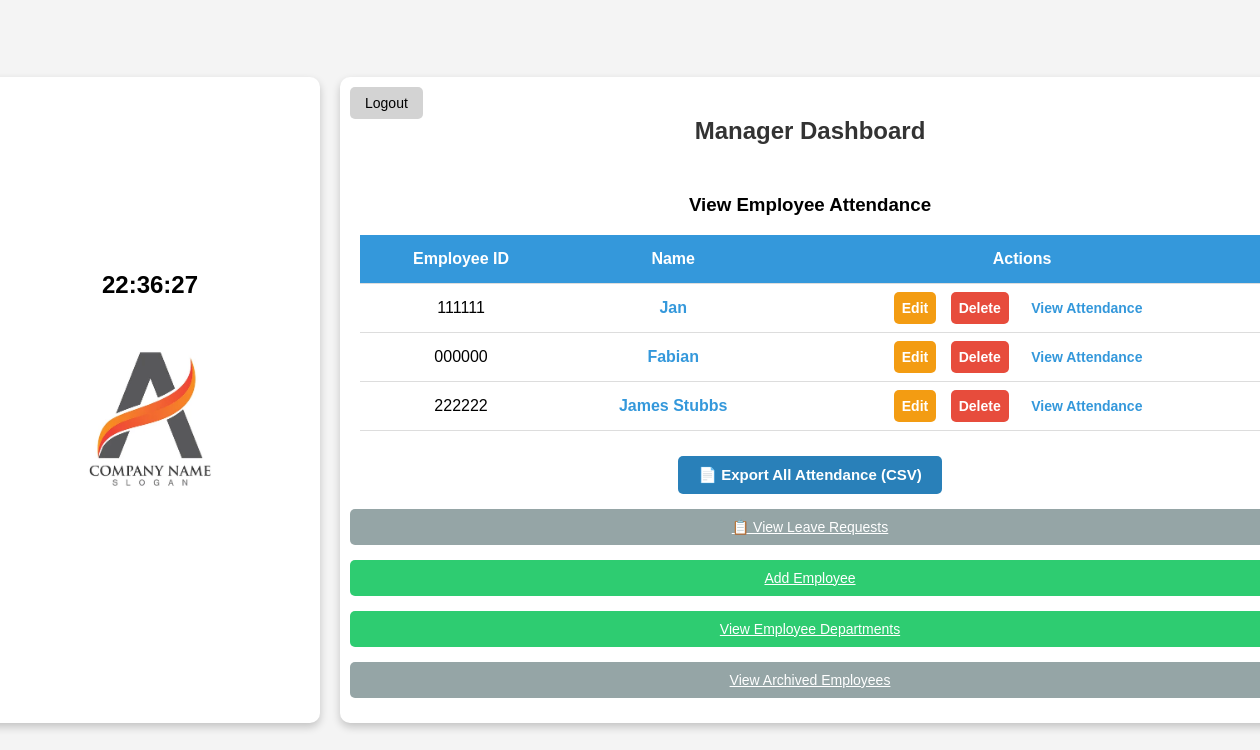
/manager/, run on an earlier commit of the app's database.
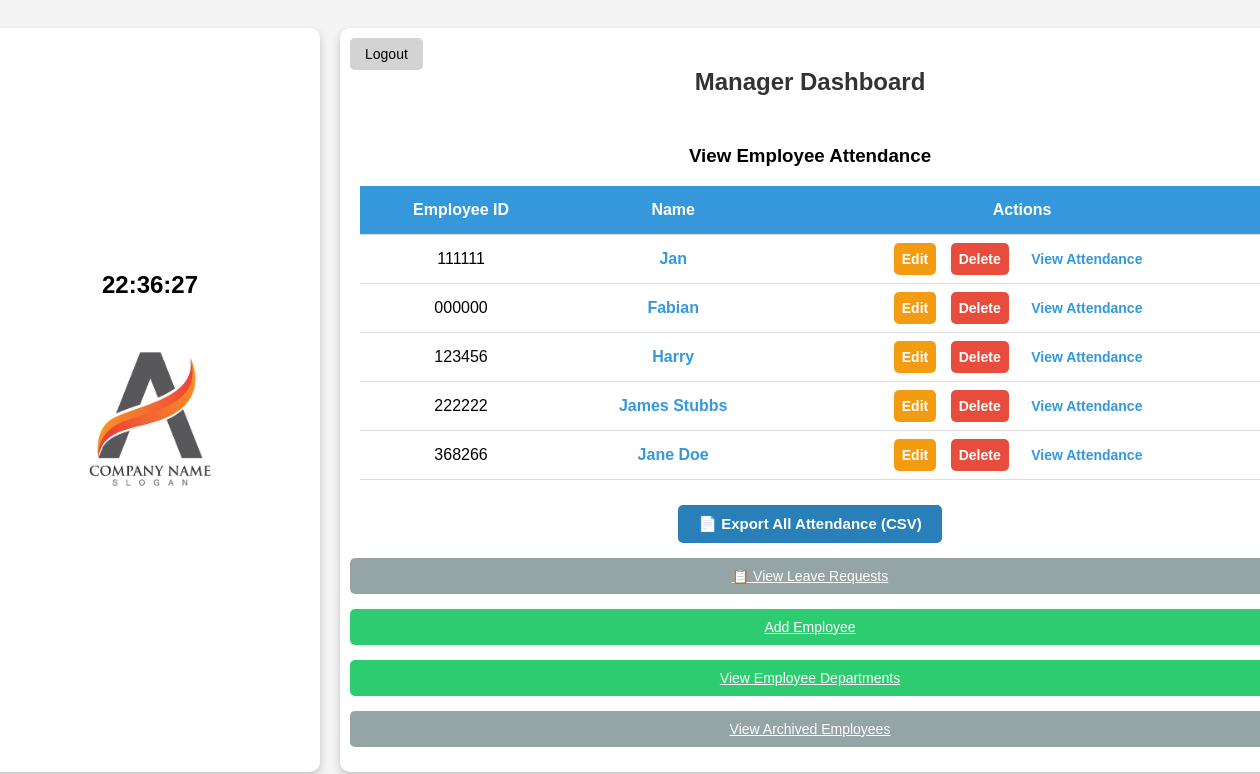
And on a later commit of the database.
### employees/models.py (models this page shows, shortened)
class Employee(AbstractBaseUser):
    employee_id = models.CharField(max_length=6, unique=True)
    name = models.CharField(max_length=100)
    passcode = models.CharField(max_length=6)
    department = models.ForeignKey(
        Department,
        on_delete=models.CASCADE,
        related_name='employees',
        null=False,
        default=""
    )
    is_manager = models.BooleanField(default=False)
    archived = models.BooleanField(default=False)
    archive_date = models.DateTimeField(null=True, blank=True)
    profile_picture = models.ImageField(upload_to='profile_pictures/', blank=True, null=True,default='profile_pictures/default.jpg')
    objects = EmployeeManager()
    USERNAME_FIELD = 'employee_id'
    REQUIRED_FIELDS = ['name']

### employees/views.py (the view)
# urls.py: path('manager/', views.manager_dashboard, name='manager_dashboard'),
def manager_dashboard(request):
    employees = Employee.objects.filter(archived=False)
    return render(request, 'employees/manager_dashboard.html', {'employees': employees})

### employees/templates/employees/manager_dashboard.html (shortened to what this page needs)
<!DOCTYPE html>
<html lang="en">
<head>
    {% load static %}
</head>
<body>
    <div class="wrapper">
        <div class="box left-box">
            <div class="clock" id="clock">00:00:00</div>
            <img src="{% static 'images/logo.jpg' %}" alt="Company Logo" class="logo">
        </div>
        <div class="box right-box">
            <a href="{% url 'logout' %}" class="logout-btn">Logout</a>
            <h2>Manager Dashboard</h2>
            <div class="attendance-container">
                <h3>View Employee Attendance</h3>
                <table>
                    <tr>
                        <th>Employee ID</th>
                        <th>Name</th>
                        <th>Actions</th>
                    </tr>
                    {% for employee in employees %}
                        {% if not employee.archived %}
                        <tr>
                            <td>{{ employee.employee_id }}</td>
                            <td>
                                <a href="{% url 'employee_detail' employee.employee_id %}">
                                    {{ employee.name }}
                                </a>
                            </td>
                            <td>
                                <a href="{% url 'update_employee' employee.employee_id %}" class="button edit-btn">Edit</a>
                                <a href="{% url 'archive_employee' employee.employee_id %}" class="button delete-btn">Delete</a>
                                <a href="{% url 'employee_attendance_records' employee.employee_id %}" class="button view-btn">View Attendance</a>
                            </td>
                        </tr>
                        {% endif %}
                    {% endfor %}
                </table>
                <div class="export-container">
                    <a href="{% url 'export_attendance_csv' %}" class="button export-btn">
                        📄 Export All Attendance (CSV)
                    </a>
                </div>
            </div>
            <a href="{% url 'view_leave_requests' %}" class="button archive-view-btn">📋 View Leave Requests</a>
            <a href="{% url 'add_employee' %}" class="button add-btn">Add Employee</a>
            <a href="{% url 'departments' %}" class="button add-btn">View Employee Departments</a>
            <a href="{% url 'archived_employees' %}" class="button archive-view-btn">View Archived Employees</a>
        </div>
    </div>
</body>
</html>

What changed in the data, as far as the page shows it:
now on this page (row edited): Employee: employee_id "123456", name "Harry"
added Employee: employee_id "368266", name "Jane Doe"
